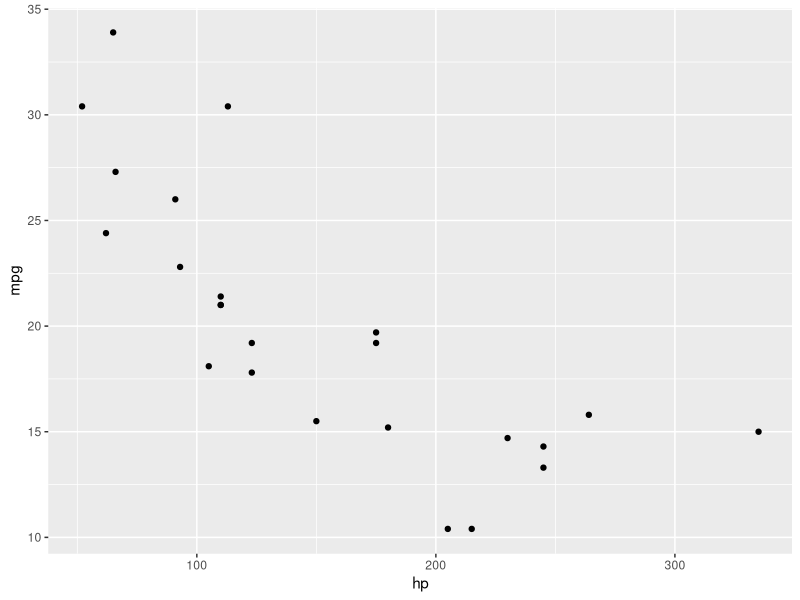
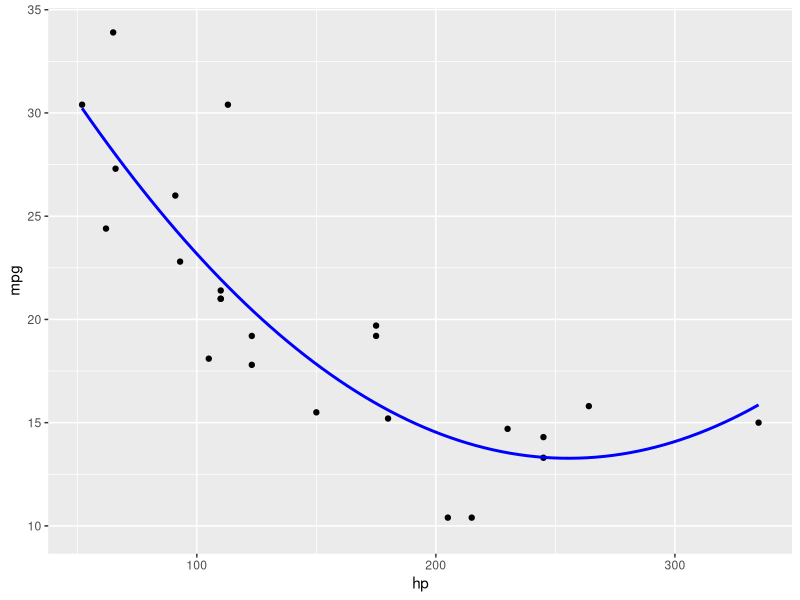
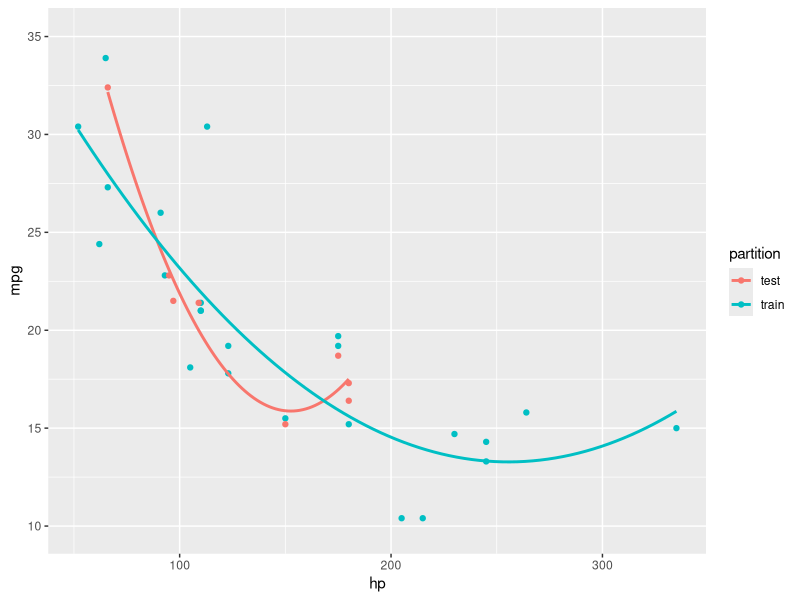

The R script that drew these images, in order:
library(tidyverse)
library(forecast)

# 'mtcars' dataset included with base R
mtcars

head(mtcars)
dim(mtcars)

set.seed(12345)
train.proportion <- 0.75

train.idx <- sample(1:nrow(mtcars), nrow(mtcars)*train.proportion)
train.idx

# train/test split
train.data <- mtcars[train.idx,]
test.data <- mtcars[-train.idx,]
dim(train.data)
dim(test.data)

summary(mtcars$mpg)

# train a linear model on all available predictors
full.lm <- lm(mpg ~ ., data = train.data)
summary(full.lm)
# R-squared = 
# Adj R-squared = 

# start with all predictors, drop the less-useful predictors 
# through backwards stepwise regression
step.lm.back <- step(full.lm, direction = "backward")
summary(step.lm.back)
# R-squared = 
# Adj R-squared = 

# start with no predictors, add the most useful predictors
# through forwards stepwise regression
base.lm <- lm(mpg ~ 1, data=train.data)
summary(base.lm)
step.lm.for <- step(base.lm, direction = "forward",
                    scope=list(lower=base.lm, upper=full.lm))
summary(step.lm.for)
# R-squared = 
# Adj R-squared = 

# evaluate each against the test set
preds.full.lm <- predict(full.lm, newdata = test.data)
preds.step.lm <- predict(step.lm.back, newdata = test.data)

accuracy(preds.full.lm, test.data$mpg)
accuracy(preds.step.lm, test.data$mpg)

# which is better?


## Interaction terms and polynomial terms

# add a polynomial term for hp^2
# why might this be useful?
ggplot(train.data) +
  geom_point(mapping = aes(x=hp, y=mpg))
hp.poly.lm <- lm(mpg ~ poly(hp,2), data = train.data)
summary(hp.poly.lm)

# plot the relationship between mpg and hp with polynomial model
ggplot(train.data, mapping = aes(x=hp, y=mpg)) +
  geom_point() + 
  stat_smooth(method="lm", se=TRUE, fill=NA,
              formula=y ~ poly(x, 2, raw=TRUE), colour="blue")
# any problems you can envision with this approach?


# add the polynomial term to the full model
full.hp.poly.lm <- lm(mpg ~ . - hp + poly(hp,2), data = train.data)
summary(full.hp.poly.lm)

# add an interaction term for cylinders * weight to the full model
inter.lm.1 <- lm(mpg ~ . + cyl*wt, data = train.data)
summary(inter.lm.1)

# add interaction terms for cyl with every other variable
inter.lm.2 <- lm(mpg ~ . + cyl*., data = train.data)
summary(inter.lm.2)

# add all possible interaction terms of degree 2
inter.lm.full <- lm(mpg ~ .^2, data=train.data)
summary(inter.lm.full)

# let stepwise regression try to choose the best features out of all the above
inter.lm.step <- step(base.lm, direction = "forward",
                      scope=list(lower=base.lm, upper=inter.lm.full))
summary(inter.lm.step)





## appendix

# evaluate each model against the test dataset
preds.inter.lm.1 <- predict(inter.lm.1, newdata = test.data)
accuracy(preds.inter.lm.1, test.data$mpg)

preds.full.hp.poly.lm <- predict(full.hp.poly.lm, newdata = test.data)
accuracy(preds.full.hp.poly.lm, test.data$mpg)

preds.inter.lm.2 <- predict(inter.lm.2, newdata = test.data)
accuracy(preds.inter.lm.2, test.data$mpg)

preds.inter.lm.step <- predict(inter.lm.step, newdata = test.data)
accuracy(preds.inter.lm.step, test.data$mpg)

# evaluate each against the training dataset for comparison
train.preds.full.lm <- predict(full.lm, newdata = train.data)
accuracy(train.preds.full.lm, train.data$mpg)

train.preds.step.lm.back <- predict(step.lm.back, newdata = train.data)
accuracy(train.preds.step.lm.back, train.data$mpg)

train.preds.inter.lm.1 <- predict(inter.lm.1, newdata = train.data)
accuracy(train.preds.inter.lm.1, train.data$mpg)

train.preds.full.hp.poly.lm <- predict(full.hp.poly.lm, newdata = train.data)
accuracy(train.preds.full.hp.poly.lm, train.data$mpg)

train.preds.inter.lm.2 <- predict(inter.lm.2, newdata = train.data)
accuracy(train.preds.inter.lm.2, train.data$mpg)

train.preds.inter.lm.step <- predict(inter.lm.step, newdata = train.data)
accuracy(train.preds.inter.lm.step, train.data$mpg)


# plot train and test with hp polynomial curve fit
mtcars2 <- mtcars
mtcars2$partition <- "test"
mtcars2$partition[train.idx] <- "train"

ggplot(mtcars2, mapping = aes(x=hp, y=mpg, col=partition)) +
  geom_point() + 
  stat_smooth(method="lm", se=TRUE, fill=NA,
              formula=y ~ poly(x, 2, raw=TRUE))

# compare performance of hp only model with poly(hp,2) model
lm.hp <- lm(mpg ~ hp, data=train.data)
summary(lm.hp)

train.preds.hp <- predict(lm.hp, newdata = train.data)
accuracy(train.preds.hp, train.data$mpg)

test.preds.hp <- predict(lm.hp, newdata = test.data)
accuracy(test.preds.hp, test.data$mpg)

lm.hp.2 <- lm(mpg ~ poly(hp,2), data=train.data)
summary(lm.hp.2)

train.preds.hp.2 <- predict(lm.hp.2, newdata = train.data)
accuracy(train.preds.hp.2, train.data$mpg)

test.preds.hp.2 <- predict(lm.hp.2, newdata = test.data)
accuracy(test.preds.hp.2, test.data$mpg)

